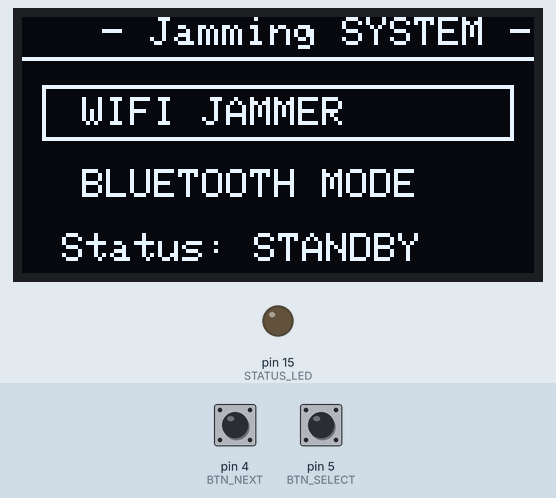
Bench run of a sketch on a simulated Arduino Uno, built with avr-gcc and run on an emulated ATmega328P. Parts: 128×64 one-colour display, output pins drawn as LEDs (lit = HIGH). Dashed ring = blinking. The test bench sets the inputs (shaded band); at power-on: pin 5 (BTN_SELECT) HIGH, pin 4 (BTN_NEXT) HIGH. No radio packets arrive unless stated.

Above: at 3.2 s.
3.3 s: pin 5 (BTN_SELECT) pulled LOW for 1 s
At 4.8 s:
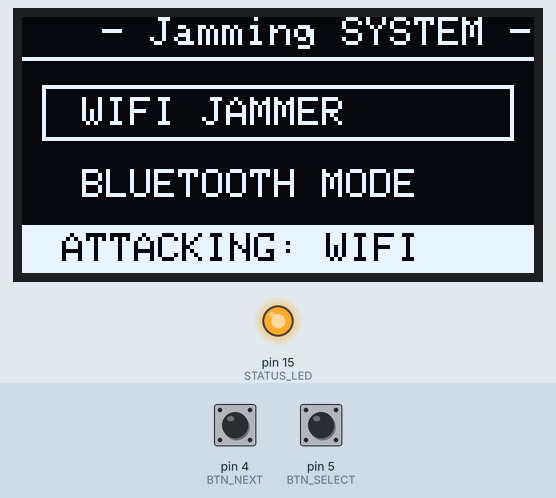
5.8 s: pin 4 (BTN_NEXT) pulled LOW for 1 s
At 6.92 s:
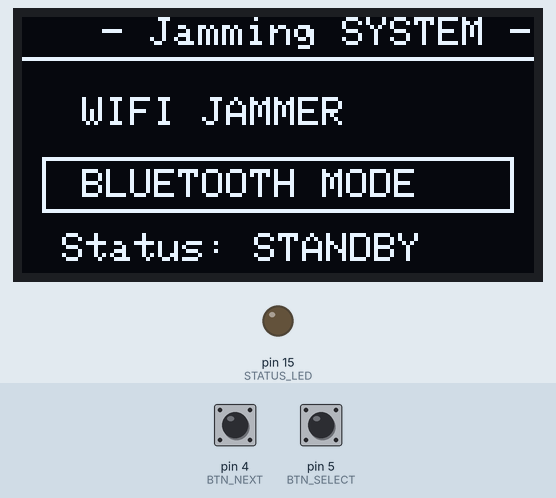
8.3 s: pin 5 (BTN_SELECT) pulled LOW for 0.15 s
At 8.63 s:
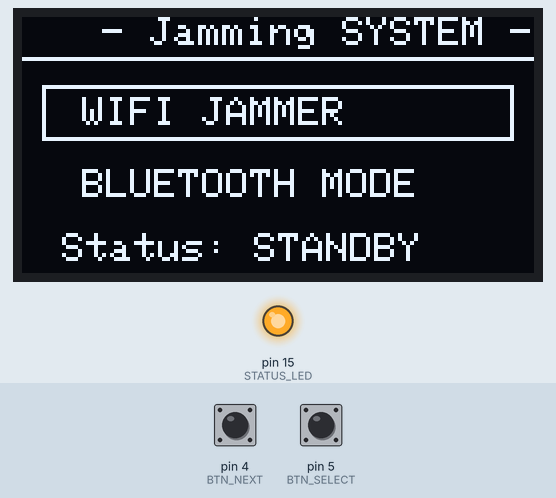
10.2 s: pin 5 (BTN_SELECT) pulled LOW for 3.2 s
At 11.04 s:
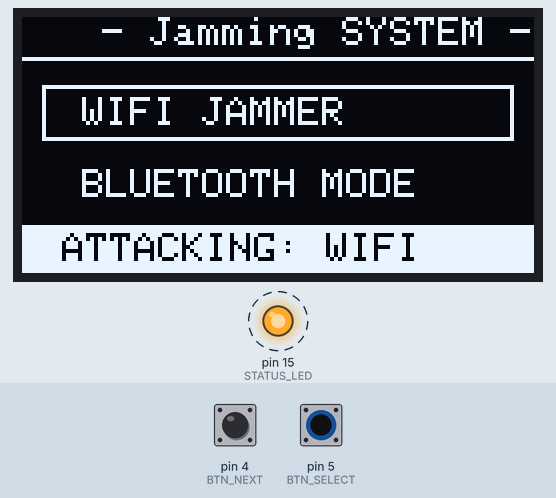
14.9 s: pin 4 (BTN_NEXT) driven LOW and pin 5 (BTN_SELECT) driven LOW
At 16.3 s:
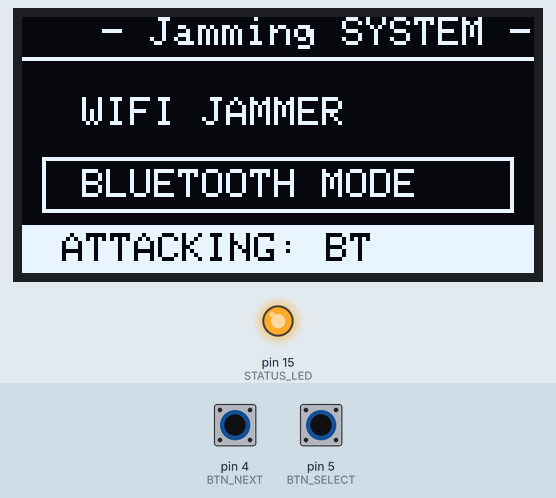
17.9 s: pin 5 (BTN_SELECT) driven HIGH
At 18.47 s:
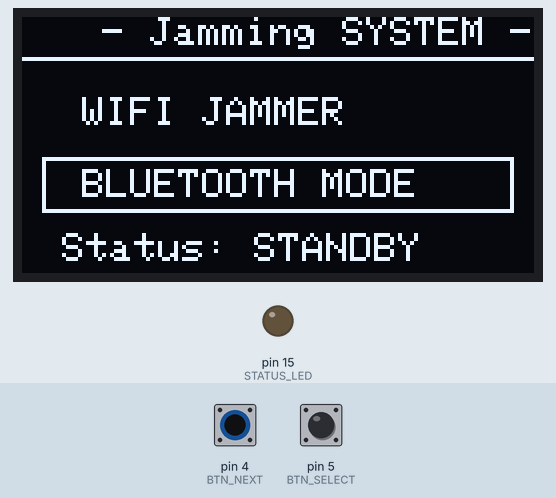
Timing chart, 0 to 20.9 s (numbered marks = the images above; inputs shaded):
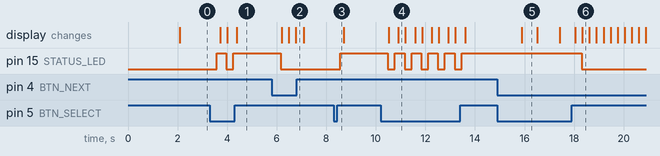

Measured:
- after the input at 3.3 s, pin 15 (STATUS_LED): LOW → HIGH after 0.28 s, → LOW 0.39 s later, → HIGH 0.28 s later; the display: changes after 0.42 s (image 1)
- after the input at 5.8 s, pin 15 (STATUS_LED): HIGH → LOW after 0.37 s; the display: changes after 0.40 s (image 2)
- after the input at 8.3 s, pin 15 (STATUS_LED): LOW → HIGH after 0.27 s
- after the input at 10.2 s, pin 15 (STATUS_LED): alternates HIGH for 0.39 s and LOW for 0.28 s, 10 changes in all, then stays HIGH, starting after 0.28 s; the display: first changes after 0.32 s (image 4 shows a later state)
- after the input at 14.9 s, the display: changes after 0.98 s (image 5)
- after the input at 17.9 s, pin 15 (STATUS_LED): HIGH → LOW after 0.40 s; the display: first differs from a run without the input after 0.44 s (image 6)
- what the display in image 5 shows lasts 0.6 s, from 15.9 s to 16.5 s

The sketch:

Jammer_V1.ino
```cpp
#include <Wire.h>
#include <Adafruit_GFX.h>
#include <Adafruit_SSD1306.h>
#include <SPI.h>
#include <RF24.h>

// إعدادات الشاشة OLED
#define SCREEN_WIDTH 128
#define SCREEN_HEIGHT 64
Adafruit_SSD1306 display(SCREEN_WIDTH, SCREEN_HEIGHT, &Wire, -1);

// إعدادات قطعة الـ nRF24L01
// CE -> 17, CSN -> 16
RF24 radio(17, 16);

// تعريف المنافذ
const int BTN_NEXT   = 4;   // زر التنقل
const int BTN_SELECT = 5;   // زر الاختيار
const int STATUS_LED = 15;  // مؤشر التشويش

int menuIndex = 0;          // 0 للواي فاي، 1 للبلوتوث
bool jammingActive = false;

void setup() {
  Serial.begin(115200);
  radio.printDetails();

  // إعداد الأزرار والمؤشر
  pinMode(BTN_NEXT, INPUT_PULLUP);
  pinMode(BTN_SELECT, INPUT_PULLUP);
  pinMode(STATUS_LED, OUTPUT);

  // تشغيل الشاشة
  if(!display.begin(SSD1306_SWITCHCAPVCC, 0x3C)) {
    Serial.println(F("SSD1306 allocation failed"));
    for(;;);
  }

  // شاشة الترحيب
  display.clearDisplay();
  display.setTextSize(1);
  display.setTextColor(WHITE);
  display.setCursor(25, 28);
  display.println("Made by Hasan");
  display.display();
  delay(2000);

  // تشغيل الراديو (التشويش)
  if (!radio.begin()) {
    Serial.println("nRF24L01 connection failed!");
  }
  radio.setPALevel(RF24_PA_MAX); // أقصى قوة إرسال للنسخة التي تملكها
  radio.setDataRate(RF24_2MBPS); // سرعة عالية لزيادة الضجيج
  radio.stopListening();         // وضع الإرسال المستمر
}

void loop() {
  // 1. منطق زر التنقل
  if (digitalRead(BTN_NEXT) == LOW) {
    menuIndex = !menuIndex;  // التبديل بين 0 و 1
    jammingActive = false;   // إيقاف التشويش عند التنقل للأمان
    delay(250);              // لمنع القفز المتكرر
  }

  // 2. منطق زر الاختيار (التشغيل/الإطفاء)
  if (digitalRead(BTN_SELECT) == LOW) {
    jammingActive = !jammingActive;
    delay(250);
  }

  // 3. تنفيذ التشويش الفعلي
 // 3. تنفيذ التشويش الفعلي
  if (jammingActive) {
    digitalWrite(STATUS_LED, HIGH);

    // تعريف مصفوفة الضجيج
    const char noise[] = "XXXXXXXXXXXXXXXXXXXXXXXXXXXXXXXX";

    if (menuIndex == 0) { // نمط الواي فاي
        for (int i = 0; i < 70; i++) {
            radio.setChannel(i);
            radio.write(&noise, sizeof(noise));
        }
    }
    else { // نمط البلوتوث
        for (int i = 0; i < 80; i++) {
            radio.setChannel(i);
            // إرسال مكثف لضرب القفز الترددي
            radio.write(&noise, sizeof(noise));
            radio.write(&noise, sizeof(noise));
            radio.write(&noise, sizeof(noise));
        }
    }
  } else {
    digitalWrite(STATUS_LED, LOW);
  }

  updateDisplay();
}

void updateDisplay() {
  display.clearDisplay();
  display.setTextColor(WHITE);

  // العنوان
  display.setTextSize(1);
  display.setCursor(20, 0);
  display.println("- Jamming SYSTEM -");
  display.drawLine(0, 10, 128, 10, WHITE);

  // خيارات القائمة
  display.setCursor(15, 20);
  display.println("WIFI JAMMER");
  if (menuIndex == 0) display.drawRect(5, 17, 118, 14, WHITE);

  display.setCursor(15, 38);
  display.println("BLUETOOTH MODE");
  if (menuIndex == 1) display.drawRect(5, 35, 118, 14, WHITE);

  // شريط الحالة
  if (jammingActive) {
    display.fillRect(0, 52, 128, 12, WHITE);
    display.setTextColor(BLACK);
    display.setCursor(10, 54);
    display.print("ATTACKING: ");
    display.print(menuIndex == 0 ? "WIFI" : "BT");
  } else {
    display.setCursor(10, 54);
    display.print("Status: STANDBY");
  }

  display.display();
}
```
